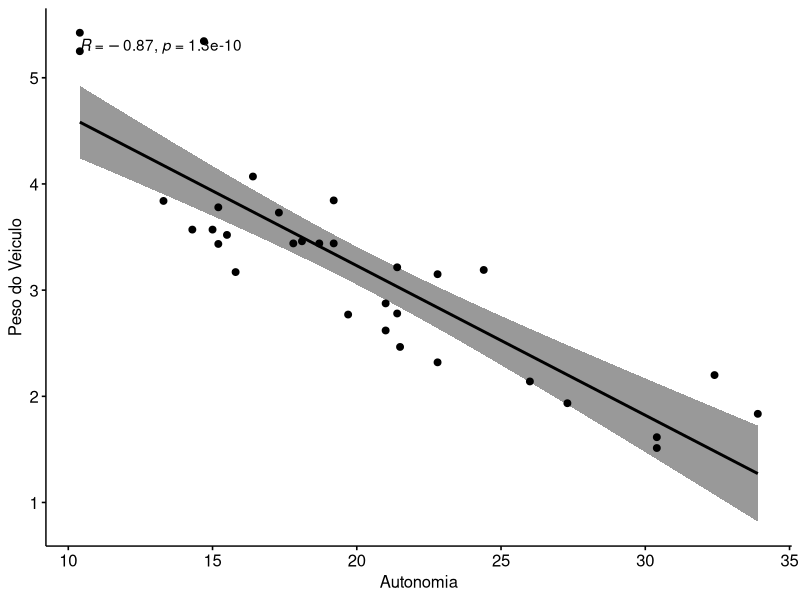

The R source for this figure:
##### Coeficiente de Correlação #####

# Correlacao e uma versao em escala de covariancia que assume valores em [−1,1] 
# com uma correlacao de ± 1 indicando associacao linear perfeita e 0 indicando nenhuma relacao linear. 
# Esse escalonamento torna a correlacao invariante as mudancas na escala das variaveis originais 
# A constante de escala e o produto dos desvios padrao das duas variaveis.

# Portanto, o Coeficiente de Correlacao p mede o grau de correlacao entre duas variaveis.

# Para p = 1, tem-se uma correlacao perfeita entre as duas variaveis. 
# Se p = - 1, ha uma correlacao perfeita entre as variaveis, no entanto, essa correlacao e negativa. 
# Caso p = 0, as duas variaveis nao dependem linearmente uma da outra.

# Exemplo: Analisar a covariacia e correlacao entre as variaveis milhas/galao e peso do veiculo no dataset mtcars.

my_data <- mtcars
View(my_data)

library("ggpubr")

ggscatter(my_data, x = "mpg", y = "wt", 
          add = "reg.line", conf.int = TRUE, 
          cor.coef = TRUE, cor.method = "pearson",
          xlab = "Autonomia", ylab = "Peso do Veiculo")

# Definindo x e y
x = my_data$mpg
y = my_data$wt

# Covariancia
?cov
cov(x, y)

# Correlacao
?cor
cor(x, y)





